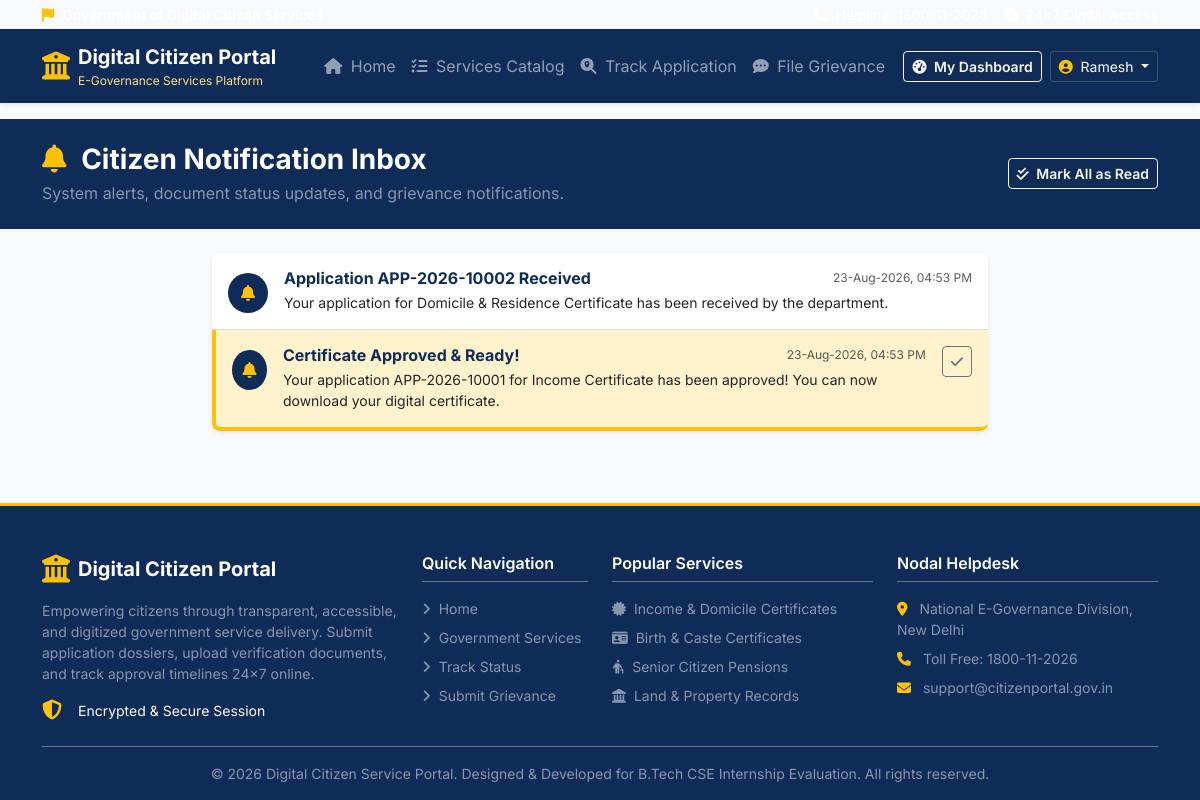
/citizen/notifications (signed in), run on the app's committed database.
### app/models.py (models this page shows, shortened)
class User(UserMixin, db.Model):
    __tablename__ = 'users'
    id = db.Column(db.Integer, primary_key=True)
    name = db.Column(db.String(120), nullable=False)
    email = db.Column(db.String(120), unique=True, nullable=False, index=True)
    mobile = db.Column(db.String(15), nullable=False)
    password_hash = db.Column(db.String(256), nullable=False)
    role = db.Column(db.String(20), nullable=False, default='citizen') # 'citizen' or 'admin'
    address = db.Column(db.Text, nullable=True)
    state = db.Column(db.String(80), nullable=True)
    district = db.Column(db.String(80), nullable=True)
    created_at = db.Column(db.DateTime, default=datetime.utcnow)
    applications = db.relationship('Application', backref='user', lazy=True, cascade="all, delete-orphan")
    grievances = db.relationship('Grievance', backref='user', lazy=True)
    notifications = db.relationship('Notification', backref='user', lazy=True, cascade="all, delete-orphan")
    def is_admin(self):
        return self.role == 'admin'

class Notification(db.Model):
    __tablename__ = 'notifications'
    id = db.Column(db.Integer, primary_key=True)
    user_id = db.Column(db.Integer, db.ForeignKey('users.id'), nullable=False)
    title = db.Column(db.String(150), nullable=False)
    message = db.Column(db.Text, nullable=False)
    type = db.Column(db.String(50), default='application') # application, grievance, system
    is_read = db.Column(db.Boolean, default=False)
    created_at = db.Column(db.DateTime, default=datetime.utcnow)

### app/routes/citizen.py (the view)
@citizen_bp.route('/notifications', methods=['GET', 'POST'])
@login_required
def notifications():
    if request.method == 'POST':
        Notification.query.filter_by(user_id=current_user.id).update({'is_read': True})
        db.session.commit()
        flash('All notifications marked as read.', 'info')
        return redirect(url_for('citizen.notifications'))
    user_notifs = Notification.query.filter_by(user_id=current_user.id).order_by(Notification.created_at.desc()).all()
    return render_template('citizen/notifications.html', notifications=user_notifs)

### app/templates/citizen/notifications.html (shortened to what this page needs)
{% extends "base.html" %}
{% block content %}
<div class="bg-navy text-white py-4 mb-4">
    <div class="container d-flex justify-content-between align-items-center">
        <div>
            <h1 class="h3 fw-bold mb-1"><i class="fa-solid fa-bell text-warning me-2"></i> Citizen Notification Inbox</h1>
            <p class="text-white-50 mb-0">System alerts, document status updates, and grievance notifications.</p>
        </div>
        <div>
            <form method="POST" action="{{ url_for('citizen.notifications') }}">
                <button type="submit" class="btn btn-outline-light btn-sm fw-semibold">
                    <i class="fa-solid fa-check-double me-1"></i> Mark All as Read
                </button>
            </form>
        </div>
    </div>
</div>
<div class="container pb-5 max-w-800">
    {% if notifications %}
    <div class="list-group shadow-sm rounded-3">
        {% for notif in notifications %}
        <div class="list-group-item p-3 border-0 border-bottom d-flex align-items-start gap-3 {% if not notif.is_read %}bg-warning-subtle border-start border-warning border-4{% endif %}">
            <div class="icon-circle bg-navy text-warning rounded-circle p-2 d-flex align-items-center justify-content-center mt-1" style="width:40px; height:40px;">
                <i class="fa-solid fa-bell fs-6"></i>
            </div>
            <div class="flex-grow-1">
                <div class="d-flex justify-content-between align-items-center mb-1">
                    <h6 class="fw-bold text-navy mb-0">{{ notif.title }}</h6>
                    <small class="text-muted fs-8">{{ notif.created_at.strftime('%d-%b-%Y, %I:%M %p') }}</small>
                </div>
                <p class="text-dark fs-7 mb-0">{{ notif.message }}</p>
            </div>
            {% if not notif.is_read %}
            <a href="{{ url_for('citizen.mark_notification_read', notif_id=notif.id) }}" class="btn btn-sm btn-outline-secondary" title="Mark Read">
                <i class="fa-solid fa-check"></i>
            </a>
            {% endif %}
        </div>
        {% endfor %}
    </div>
    {% else %}
    <div class="text-center py-5 bg-white rounded-3 border shadow-sm">
        <i class="fa-solid fa-bell-slash fs-1 text-muted mb-3"></i>
        <h5 class="fw-bold text-navy">No Notifications</h5>
        <p class="text-muted mb-0">Your alert inbox is completely clear.</p>
    </div>
    {% endif %}
</div>
{% endblock %}

### app/templates/components/navbar.html (shortened to what this page needs)
<nav class="navbar navbar-expand-lg navbar-dark bg-navy shadow-sm sticky-top" aria-label="Main navigation">
    <div class="container">
        <a class="navbar-brand d-flex align-items-center gap-2" href="{{ url_for('main.index') }}">
            <i class="fa-solid fa-building-columns fs-3 text-warning"></i>
            <div class="d-flex flex-column">
                <span class="fw-bold tracking-tight text-white fs-5 leading-tight">Digital Citizen Portal</span>
                <span class="fs-8 text-warning-light">E-Governance Services Platform</span>
            </div>
        </a>
        <div class="collapse navbar-collapse" id="navbarMain">
            <ul class="navbar-nav me-auto mb-2 mb-lg-0 ms-lg-4">
                <li class="nav-item">
                    <a class="nav-link {% if request.endpoint == 'main.index' %}active fw-semibold{% endif %}" href="{{ url_for('main.index') }}">
                        <i class="fa-solid fa-house me-1"></i> Home
                    </a>
                </li>
                <li class="nav-item">
                    <a class="nav-link {% if request.endpoint == 'main.services' %}active fw-semibold{% endif %}" href="{{ url_for('main.services') }}">
                        <i class="fa-solid fa-list-check me-1"></i> Services Catalog
                    </a>
                </li>
                <li class="nav-item">
                    <a class="nav-link {% if request.endpoint == 'main.track' %}active fw-semibold{% endif %}" href="{{ url_for('main.track') }}">
                        <i class="fa-solid fa-magnifying-glass-location me-1"></i> Track Application
                    </a>
                </li>
                <li class="nav-item">
                    <a class="nav-link {% if request.endpoint == 'main.grievance' %}active fw-semibold{% endif %}" href="{{ url_for('main.grievance') }}">
                        <i class="fa-solid fa-comment-dots me-1"></i> File Grievance
                    </a>
                </li>
            </ul>
            <div class="d-flex align-items-center gap-2">
                {% if current_user.is_authenticated %}
                    {% if current_user.is_admin() %}
                        <a href="{{ url_for('admin.dashboard') }}" class="btn btn-warning btn-sm fw-semibold">
                            <i class="fa-solid fa-user-shield me-1"></i> Admin Console
                        </a>
                    {% else %}
                        <a href="{{ url_for('citizen.dashboard') }}" class="btn btn-outline-light btn-sm fw-semibold">
                            <i class="fa-solid fa-gauge-high me-1"></i> My Dashboard
                        </a>
                    {% endif %}
                    <div class="dropdown">
                        <button class="btn btn-navy text-white dropdown-toggle border-secondary border-opacity-50 btn-sm" type="button" id="userMenu" data-bs-toggle="dropdown" aria-expanded="false">
                            <i class="fa-solid fa-circle-user text-warning me-1"></i> {{ current_user.name.split()[0] }}
                        </button>
                    </div>
                {% endif %}
            </div>
        </div>
    </div>
</nav>

### app/static/css/style.css (style rules this page uses)
:root { --navy-primary: #0f2c59; --navy-hover: #0a1f40; --gov-yellow: #ffb703; --gov-yellow-hover: #fb8500; --bg-light: #f8f9fa; --font-inter: 'Inter', system-ui, -apple-system, sans-serif; }
body { font-family: var(--font-inter); color: #2b2d42; background-color: var(--bg-light); }
.bg-navy { background-color: var(--navy-primary) !important; }
.text-navy { color: var(--navy-primary) !important; }
.btn-navy { background-color: var(--navy-primary); color: #ffffff; border: 1px solid var(--navy-primary); }
.text-warning-light { color: #ffe082; }
.max-w-800 { max-width: 800px; }
.fs-7 { font-size: 0.875rem; }
.fs-8 { font-size: 0.75rem; }

### data on the page
User: name "Ramesh"
Notification: title "Application APP-2026-10002 Received", created_at "23-Aug-2026, 04:53 PM", message "Your application for Domicile & Residence Certificate has been received by the department."
Notification: title "Certificate Approved & Ready!", created_at "23-Aug-2026, 04:53 PM", message "Your application APP-2026-10001 for Income Certificate has been approved! You can now download your digital certificate."
